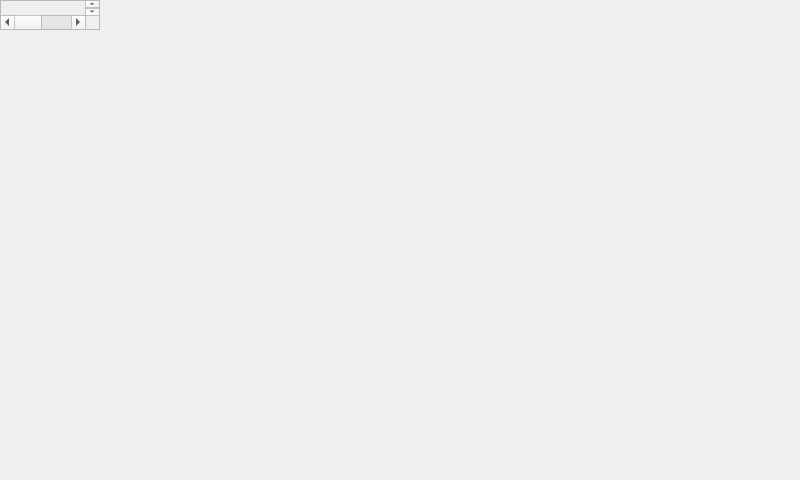
<?xml version="1.0" encoding="UTF-8"?>
<ui version="4.0">
 <class>AboutWindow</class>
 <widget class="QMainWindow" name="AboutWindow">
  <property name="geometry">
   <rect>
    <x>0</x>
    <y>0</y>
    <width>800</width>
    <height>480</height>
   </rect>
  </property>
  <property name="windowTitle">
   <string>About</string>
  </property>
  <widget class="QScrollArea" name="centralArea">
   <property name="widgetResizable">
    <bool>true</bool>
   </property>
   <widget class="QWidget" name="aboutWidget">
    <layout class="QVBoxLayout" name="aboutLayout">
     <property name="topMargin">
      <number>10</number>
     </property>
     <item>
      <widget class="QLabel" name="titleLabel">
       <property name="text">
        <string notr="true">&lt;!DOCTYPE HTML PUBLIC &quot;-//W3C//DTD HTML 4.0//EN&quot; &quot;http://www.w3.org/TR/REC-html40/strict.dtd&quot;&gt;
&lt;html&gt;&lt;head&gt;&lt;meta name=&quot;qrichtext&quot; content=&quot;1&quot; /&gt;&lt;style type=&quot;text/css&quot;&gt;
p, li { white-space: pre-wrap; }
&lt;/style&gt;&lt;/head&gt;&lt;body style=&quot; font-family:'Ubuntu'; font-size:11pt; font-weight:400; font-style:normal;&quot;&gt;
&lt;p align=&quot;center&quot; style=&quot; margin-top:0px; margin-bottom:0px; margin-left:0px; margin-right:0px; -qt-block-indent:0; text-indent:0px;&quot;&gt;&lt;span style=&quot; font-size:22pt; font-weight:600;&quot;&gt;Open Media Player&lt;/span&gt;&lt;/p&gt;&lt;/body&gt;&lt;/html&gt;</string>
       </property>
      </widget>
     </item>
     <item>
      <widget class="QLabel" name="iconLabel">
       <property name="alignment">
        <set>Qt::AlignCenter</set>
       </property>
      </widget>
     </item>
     <item>
      <widget class="QLabel" name="authorsText">
       <property name="text">
        <string>&lt;!DOCTYPE HTML PUBLIC &quot;-//W3C//DTD HTML 4.0//EN&quot; &quot;http://www.w3.org/TR/REC-html40/strict.dtd&quot;&gt;
&lt;html&gt;&lt;head&gt;&lt;meta name=&quot;qrichtext&quot; content=&quot;1&quot; /&gt;&lt;style type=&quot;text/css&quot;&gt;
p, li { white-space: pre-wrap; }
&lt;/style&gt;&lt;/head&gt;&lt;body style=&quot; font-family:'Ubuntu'; font-size:11pt; font-weight:400; font-style:normal;&quot;&gt;
&lt;p style=&quot; margin-top:0px; margin-bottom:0px; margin-left:0px; margin-right:0px; -qt-block-indent:0; text-indent:0px;&quot;&gt;&lt;span style=&quot; font-size:16pt;&quot;&gt;An open source replacement for the stock Maemo 5 Media Player.&lt;/span&gt;&lt;/p&gt;
&lt;p style=&quot; margin-top:0px; margin-bottom:0px; margin-left:0px; margin-right:0px; -qt-block-indent:0; text-indent:0px;&quot;&gt;&lt;span style=&quot; font-size:16pt;&quot;&gt;Copyright 2010-2011 Mohammad Abu-Garbeyyeh&lt;/span&gt;&lt;/p&gt;
&lt;p style=&quot; margin-top:0px; margin-bottom:0px; margin-left:0px; margin-right:0px; -qt-block-indent:0; text-indent:0px;&quot;&gt;&lt;span style=&quot; font-size:16pt;&quot;&gt;Copyright 2011-2012 Grzegorz Gidel&lt;/span&gt;&lt;/p&gt;
&lt;p style=&quot; margin-top:0px; margin-bottom:0px; margin-left:0px; margin-right:0px; -qt-block-indent:0; text-indent:0px;&quot;&gt;&lt;span style=&quot; font-size:16pt;&quot;&gt;Copyright 2011 Matias Perez&lt;/span&gt;&lt;/p&gt;
&lt;p style=&quot; margin-top:0px; margin-bottom:0px; margin-left:0px; margin-right:0px; -qt-block-indent:0; text-indent:0px;&quot;&gt;&lt;span style=&quot; font-size:16pt;&quot;&gt;Copyright 2012 Pali Rohár&lt;/span&gt;&lt;/p&gt;
&lt;p style=&quot; margin-top:0px; margin-bottom:0px; margin-left:0px; margin-right:0px; -qt-block-indent:0; text-indent:0px;&quot;&gt;&lt;span style=&quot; font-size:16pt;&quot;&gt;Licensed under GPLv3.&lt;/span&gt;&lt;/p&gt;
&lt;p style=&quot;-qt-paragraph-type:empty; margin-top:0px; margin-bottom:0px; margin-left:0px; margin-right:0px; -qt-block-indent:0; text-indent:0px; font-size:16pt;&quot;&gt;&lt;/p&gt;
&lt;p style=&quot; margin-top:0px; margin-bottom:0px; margin-left:0px; margin-right:0px; -qt-block-indent:0; text-indent:0px;&quot;&gt;&lt;span style=&quot; font-size:16pt; font-weight:600; text-decoration: underline;&quot;&gt;Thanks to:&lt;/span&gt;&lt;/p&gt;
&lt;p style=&quot;-qt-paragraph-type:empty; margin-top:0px; margin-bottom:0px; margin-left:0px; margin-right:0px; -qt-block-indent:0; text-indent:0px; font-size:16pt; font-weight:600; text-decoration: underline;&quot;&gt;&lt;/p&gt;
&lt;p style=&quot; margin-top:0px; margin-bottom:0px; margin-left:0px; margin-right:0px; -qt-block-indent:0; text-indent:0px;&quot;&gt;&lt;span style=&quot; font-size:16pt;&quot;&gt;Nicolai Hess (for the MAFW Renderer and Source adapters).&lt;/span&gt;&lt;/p&gt;
&lt;p style=&quot; margin-top:0px; margin-bottom:0px; margin-left:0px; margin-right:0px; -qt-block-indent:0; text-indent:0px;&quot;&gt;&lt;span style=&quot; font-size:16pt;&quot;&gt;Timur Kristof (FMTX UI and help with Qt/C++).&lt;/span&gt;&lt;/p&gt;
&lt;p style=&quot;-qt-paragraph-type:empty; margin-top:0px; margin-bottom:0px; margin-left:0px; margin-right:0px; -qt-block-indent:0; text-indent:0px; font-size:16pt;&quot;&gt;&lt;/p&gt;&lt;/body&gt;&lt;/html&gt;</string>
       </property>
       <property name="wordWrap">
        <bool>true</bool>
       </property>
      </widget>
     </item>
     <item>
      <widget class="QLabel" name="buildInfo"/>
     </item>
    </layout>
   </widget>
  </widget>
 </widget>
 <resources/>
 <connections/>
</ui>
